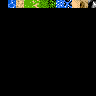

Rendered tile map (Tiled .tmx) drawn with the repository's tilesets; below, a short description and the full map source, tile grids included:
An orthogonal 12x12 tile map with 8x8 px tiles, 1 tile layer (Base tiles (automapping)).

<map version="1.2" tiledversion="1.2.4" orientation="orthogonal" renderorder="left-up" width="12" height="12" tilewidth="8" tileheight="8" infinite="0" nextlayerid="4" nextobjectid="1">
 <tileset firstgid="1" source="overworld-tileset.tsx" />
 <layer id="3" name="Base tiles (automapping)" width="12" height="12">
  <data encoding="csv">
0,632,539,513,528,556,546,627,580,393,19,120,
0,0,0,0,0,0,0,0,0,0,0,0,
0,0,0,0,0,0,0,0,0,0,0,0,
0,0,0,0,0,0,0,0,0,0,0,0,
0,0,0,0,0,0,0,0,0,0,0,0,
0,0,0,0,0,0,0,0,0,0,0,0,
0,0,0,0,0,0,0,0,0,0,0,0,
0,0,0,0,0,0,0,0,0,0,0,0,
0,0,0,0,0,0,0,0,0,0,0,0,
0,0,0,0,0,0,0,0,0,0,0,0,
0,0,0,0,0,0,0,0,0,0,0,0,
0,0,0,0,0,0,0,0,0,0,0,0
</data>
 </layer>
</map>
